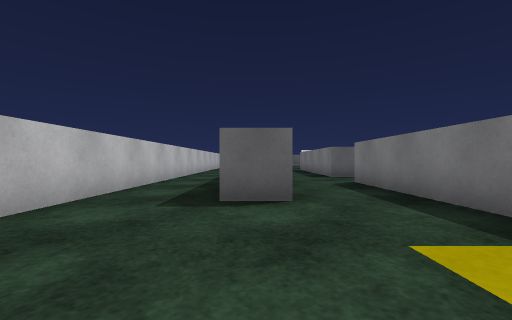
View 1 (above)

24 first-person views from a walk through a 3-D level made in the Unity game engine. The camera is 0.56 m above the floor, looks level and sees 90° across. The floor is counted in squares, 1 m on a side. Each view is taken from the middle of a square. On the plan, view 1 faces up. The plan holds only what a view shows up to about 9 squares ahead; the rest is blank. The place goes on beyond the plan. The player is left out. Surface patterns are stand-ins for the level's own textures.

View 2
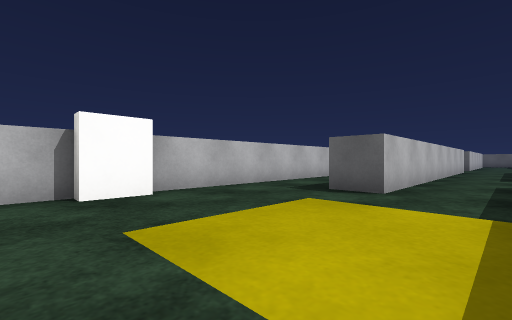

View 3
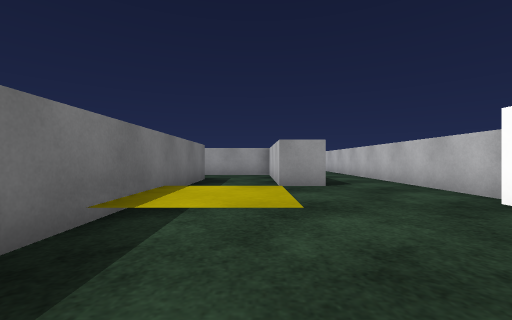

View 4
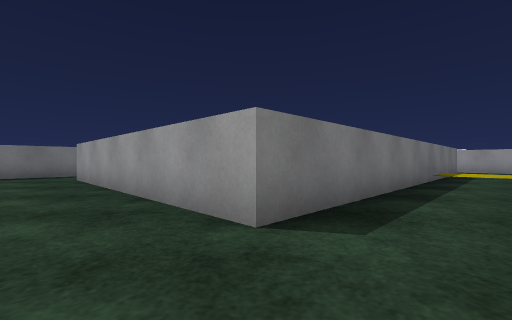

View 5
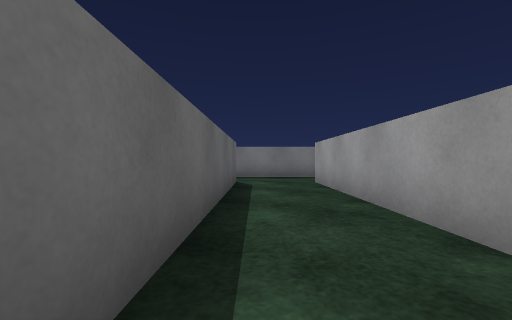

View 6
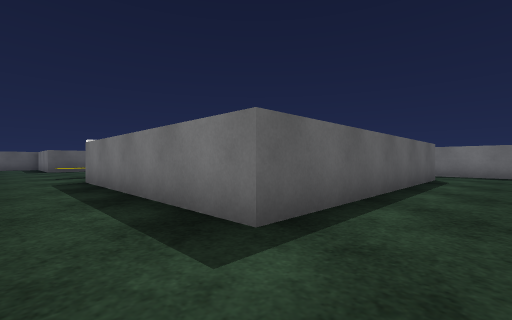

View 7
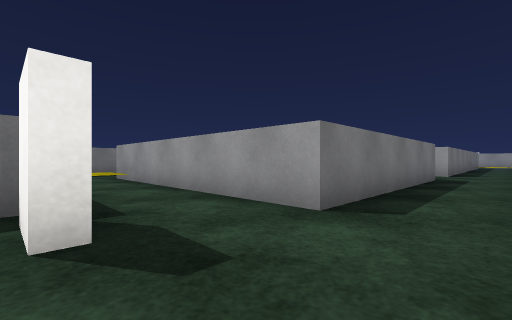

View 8
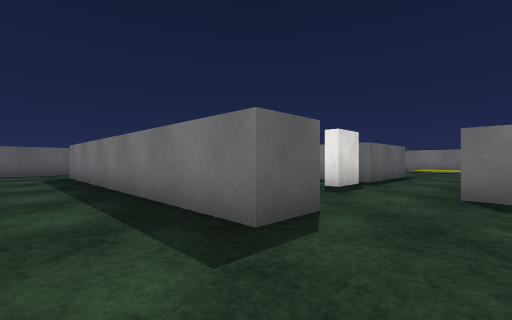

View 9
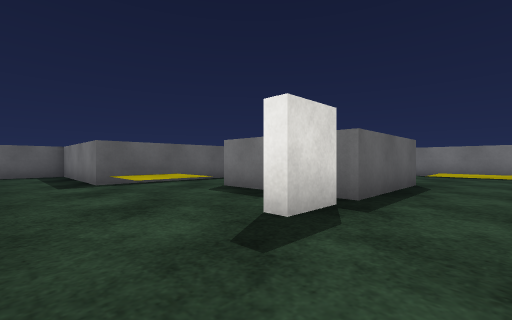

View 10
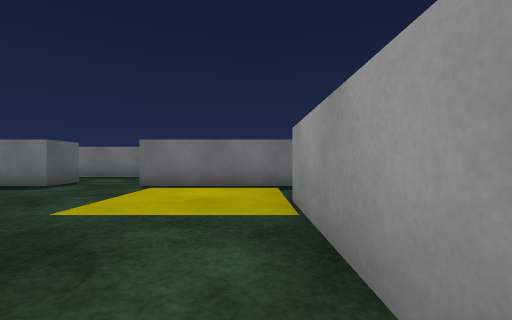

View 11
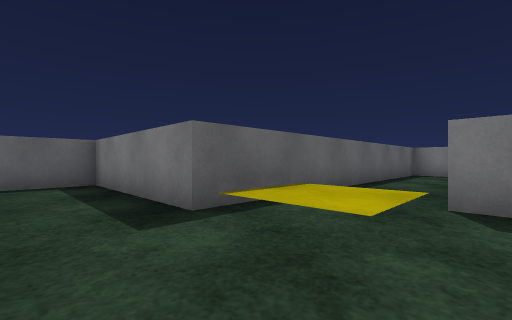

View 12
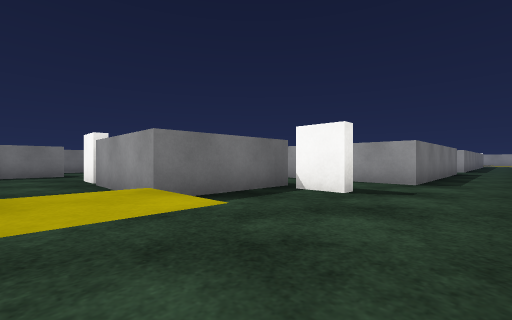

View 13
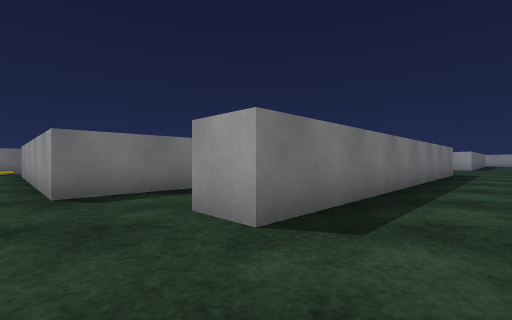

View 14
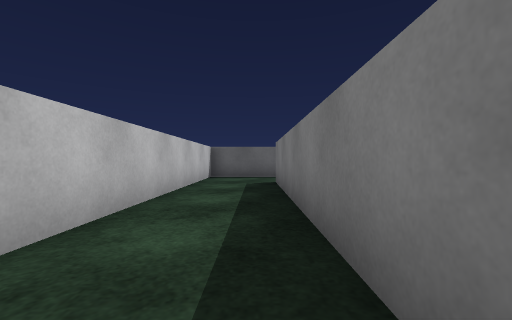

View 15
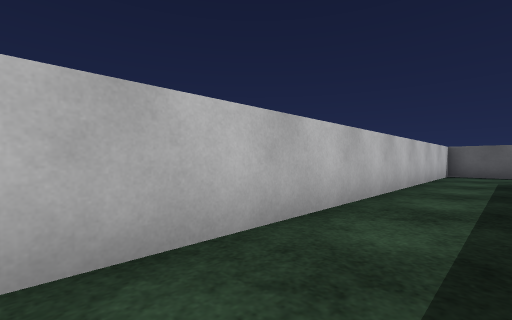

View 16
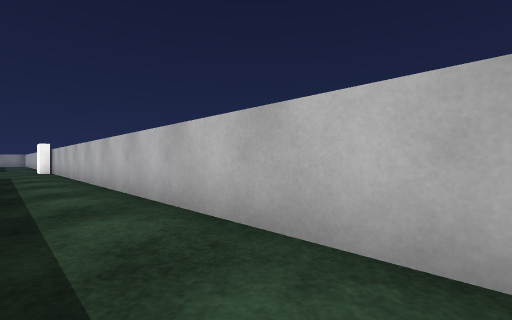

View 17
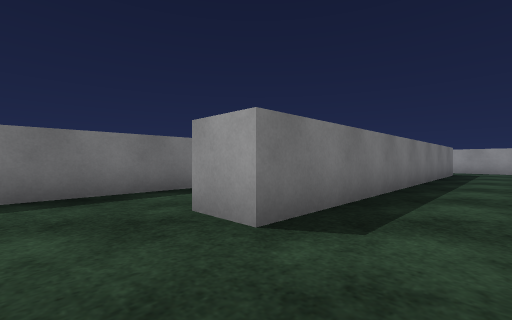

View 18
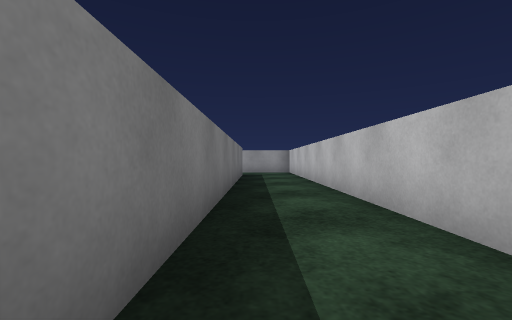

View 19
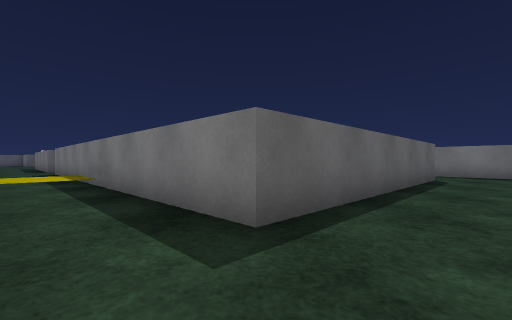

View 20
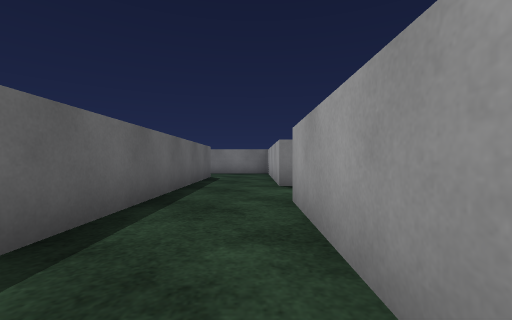

View 21
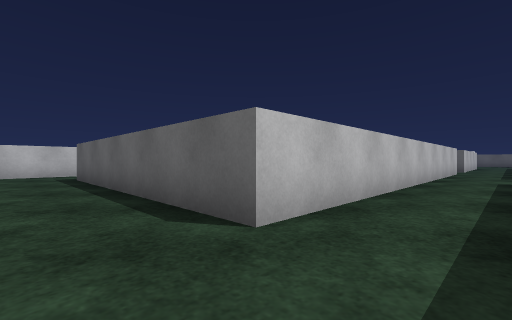

View 22
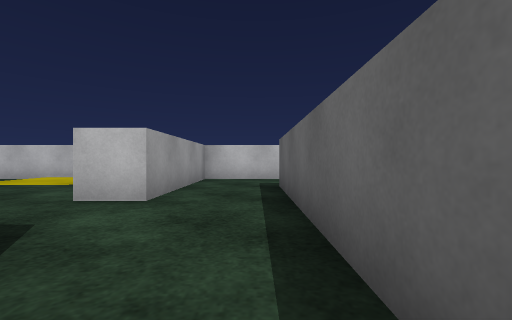

View 23
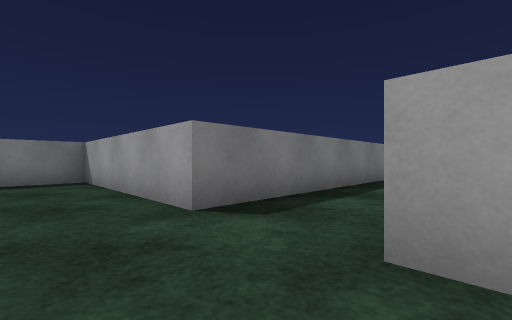

View 24
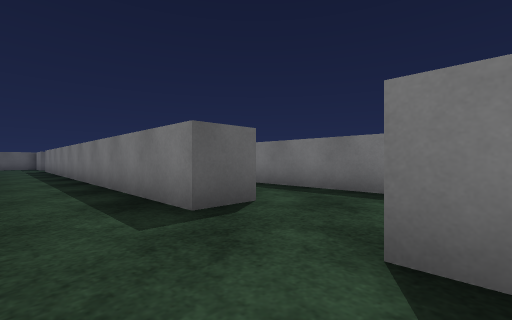

### Floor plan
Ten units are one square. View 1 is at (0, 0); x grows to the right and y downward. Boxes are objects, and circles mark ways between rooms. Rooms are numbered by the first view taken in them; rooms with no view inside come last. Other rooms are left out.
<svg viewBox="-30 -260 160 369">
<path fill="none" stroke="#000" d="M5 -103 5 -35 -5 -35 -5 -135 5 -135M96 -85 25 -85 25 -145 45 -145M5 -155 -5 -155 -5 -235M-21 -8 -21 2M40 -166 30 -166 30 -169M-25 1 -25 104M115 -45 115 -155M25 45 25 -65 95 -65M5 -255 -25 -255 -25 -9M-5 104 -5 25 5 25 5 45M80 -194 90 -194M30 -169 40 -169M45 -145 95 -145M112 -215 25 -215 25 -255 5 -255M115 -155 115 -175M125 -195 115 -195 115 -213M5 45 5 65 45 65M45 45 25 45M115 -20 115 -25M65 65 115 65 115 41M125 -45 115 -45M95 -53 95 45 45 45"/>
<rect x="45" y="-175" width="20" height="10" fill="#bbb"><title>grey block</title></rect>
<rect x="45" y="-195" width="10" height="20" fill="#bbb"><title>grey block</title></rect>
<rect x="55" y="-195" width="20" height="20" fill="#bbb"><title>grey block</title></rect>
<rect x="65" y="-185" width="20" height="20" fill="#bbb"><title>grey block</title></rect>
<circle cx="105" cy="-150" r="3" fill="#2a7"/>
<circle cx="15" cy="-170" r="3" fill="#2a7"/>
<circle cx="35" cy="-155" r="3" fill="#2a7"/>
<circle cx="40" cy="-170" r="3" fill="#2a7"/>
<circle cx="15" cy="35" r="3" fill="#2a7"/>
<circle cx="105" cy="-55" r="3" fill="#2a7"/>
<circle cx="35" cy="55" r="3" fill="#2a7"/>
<text x="20" y="-80">1</text>
<text x="60" y="-190">2</text>
<text x="20" y="50">3</text>
<text x="100" y="20">4</text>
</svg>
Room 1 opens to room 2. Room 1 opens to room 3. Room 1 opens to room 4. Room 3 opens to room 4.

Where each view was taken, in squares from view 1:
view 1: 0 up, 0 right, facing up
view 2: 1 down, 2 right, facing up-left
view 3: 3 up, 1 right, facing down
view 4: 8 up, 1 right, facing down-right
view 5: 8 up, 3 right, facing right
view 6: 7 up, 1 right, facing up-right
view 7: 17 up, 1 right, facing down-right
view 8: 14 up, 2 left, facing up-right
view 9: 15 up, 1 right, facing up-right
view 10: 15 up, 6 right, facing right
view 11: 19 up, 1 right, facing up-right
view 12: 21 up, 1 right, facing down-right
view 13: 15 up, 2 left, facing down-right
view 14: 17 up, 1 left, facing up
view 15: 15 up, 1 left, facing up-left
view 16: 14 up, 1 left, facing down-left
view 17: 1 down, 2 left, facing down-right
view 18: 3 down, 1 left, facing down
view 19: 6 down, 1 right, facing up-right
view 20: 6 down, 1 right, facing right
view 21: 6 down, 11 right, facing up-left
view 22: 5 down, 8 right, facing left
view 23: 5 down, 4 right, facing down-right
view 24: 2 up, 10 right, facing up-right
